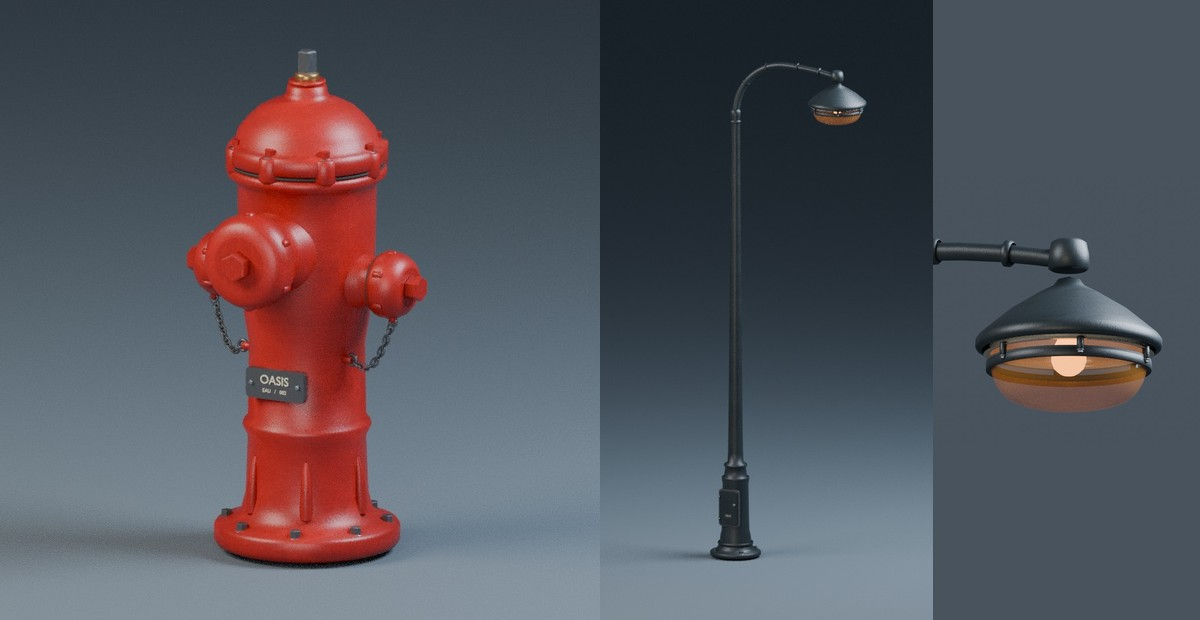
#> input picture patches/PATCH-002-003-apercu.jpg, 1200 x 620 px
$ python -i oasis_pbr_pilot.py   (imports and definitions only)
#> lines starting #> are read from the running program, lines starting #| are printed output that depends on the picture
#!/usr/bin/env python3
"""OASIS MG2: acquire real CC0 PBR maps and embed them into existing pilot GLBs.

Authoring-time only; no runtime network requests or scene/procedural regeneration.
Requires Pillow (`python -m pip install Pillow`). PBR is injected ONLY into
.oasis-local/mg2_runtime, not into the tracked Git source pack. The build
and run scripts stage the local version automatically.
"""
import argparse
import copy
import datetime as dt
import hashlib
import io
import json
import os
from pathlib import Path
import struct
import tempfile
import urllib.request
import zipfile

try:
    from PIL import Image, ImageOps
except ImportError as exc:
    raise SystemExit("Pillow manquant: python -m pip install Pillow") from exc

ROOT = Path(__file__).resolve().parents[1]
PACK = Path(os.environ.get("OASIS_MG2_PACK", ROOT / ".oasis-local/mg2_runtime")).resolve()
# Downloads stay cached outside the runtime overlay and are never tracked.
CACHE = ROOT / "assets/packs/oasis_mg2_v1/.pbr_cache"
UA = "OASIS-PBR-Pilot/1.0 (materials from Poly Haven and ambientCG)"
SOURCES = {
    "wood_table_worn": ("Poly Haven", "wood_table_worn", "https://polyhaven.com/a/wood_table_worn"),
    "wood_table_001": ("Poly Haven", "wood_table_001", "https://polyhaven.com/a/wood_table_001"),
    "WoodFloor003": ("ambientCG", "WoodFloor003", "https://ambientcg.com/view?id=WoodFloor003"),
    "Metal010": ("ambientCG", "Metal010", "https://ambientcg.com/view?id=Metal010"),
    "Porcelain001": ("ambientCG", "Porcelain001", "https://ambientcg.com/view?id=Porcelain001"),
    "Fabric010": ("ambientCG", "Fabric010", "https://ambientcg.com/view?id=Fabric010"),
    "Concrete003": ("ambientCG", "Concrete003", "https://ambientcg.com/view?id=Concrete003"),
    "PaintedPlaster017": ("ambientCG", "PaintedPlaster017", "https://ambientcg.com/view?id=PaintedPlaster017"),
    "Carpet001": ("ambientCG", "Carpet001", "https://ambientcg.com/view?id=Carpet001"),
    "Plastic006": ("ambientCG", "Plastic006", "https://ambientcg.com/view?id=Plastic006"),
    "Plastic011": ("ambientCG", "Plastic011", "https://ambientcg.com/view?id=Plastic011"),
}
# Each (source, repeat, metallic factor): never replace similarly named materials
# indiscriminately across architectural objects or dark plastic electronics.
TARGETS = {
    "desk_office01": {"wood_oiled": ("wood_table_001", 1.0, 0.0), "wood_light": ("wood_table_001", 1.0, 0.0)},
    "chair_ergonomic01": {"fabric_dark": ("Fabric010", 2.0, 0.0), "fabric_blue": ("Fabric010", 2.0, 0.0)},
    "meeting_table01": {"wood_oiled": ("wood_table_worn", 1.5, 0.0), "steel_brushed": ("Metal010", 1.5, 1.0)},
    "door_office_solid01": {"wood_oiled": ("wood_table_001", 1.0, 0.0), "wood_light": ("wood_table_001", 1.0, 0.0), "steel_brushed": ("Metal010", 1.0, 1.0)},
    "slab_floor01": {"wood_oiled": ("WoodFloor003", 3.0, 0.0), "stone": ("Concrete003", 3.0, 0.0)},
    "partition_solid01": {"ceramic": ("PaintedPlaster017", 2.0, 0.0)},
    "sink_wall01": {"ceramic": ("Porcelain001", 1.0, 0.0)},
    "toilet_floor01": {"ceramic": ("Porcelain001", 1.0, 0.0)},
    "coffee_mug02": {"ceramic": ("Porcelain001", 1.0, 0.0)},
    "lounge_rug01": {"fabric_dark": ("Carpet001", 2.0, 0.0)},
    "desk_lamp_arch02": {"steel_brushed": ("Metal010", 1.0, 1.0)},
    "server_rack_cluster01": {
        "steel_brushed": ("Metal010", 1.0, 1.0),
        "plastic_mid": ("Plastic011", 1.0, 0.0),
        "rack_port": ("Metal010", 1.0, 0.7),
    },
    "network_bundle01": {"galvanized_metal": ("Metal010", 1.0, 0.7)},
    "service_pipe01": {
        "steel_brushed": ("Metal010", 1.0, 0.9),
        "steel_painted": ("Metal010", 1.0, 0.7),
    },
    "cable_tray01": {"steel_painted": ("Metal010", 1.0, 0.6)},
    "floor_drain01": {"steel_brushed": ("Metal010", 1.0, 0.9)},
}


def digest(raw):
    return hashlib.sha256(raw).hexdigest()


def read_json(path):
    return json.loads(path.read_text(encoding="utf-8"))


# Only original UV-bearing material slots are eligible. Screens, labels,
# alpha-cut foliage, lights and other emissive materials are not overwritten.
BULK_SLOTS = {
    "wood_oiled": ("wood_table_worn", 1.0, 0.0),
    "wood_light": ("wood_table_worn", 1.2, 0.0),
    "steel_brushed": ("Metal010", 1.0, 1.0),
    # Painted steel retains its authored coating colour. A broad scanned
    # painted metal map made computer housings and stands bright red.
    # Do not remap the coloured coating through a generic material family.
    "chrome": ("Metal010", 1.0, 1.0),
    "plastic_dark": ("Plastic006", 1.0, 0.0),
    "plastic_mid": ("Plastic011", 1.0, 0.0),
    "fabric_dark": ("Fabric010", 1.2, 0.0),
    "fabric_blue": ("Fabric010", 1.2, 0.0),
    "ceramic": ("Porcelain001", 1.0, 0.0),
}
BULK_FAMILIES = ("furniture", "electronics", "props", "lighting", "restroom", "plants", "hospitality")


# [78 lines left out: functions collect_targets, write_json_atomic, request, cache_bytes, not called in this run]


def key_name(name):
    return "".join(c for c in name.lower() if c.isalnum())


# [52 lines left out: functions get_ambient, get_polyhaven, not called in this run]


def image_rgb(raw):
    with Image.open(io.BytesIO(raw)) as im:
        return im.convert("RGB")


# [17 lines left out: functions grey, to_png, to_jpeg, not called in this run]


def build_maps(images):
    if not images.get("color") or not images.get("rough") and not images.get("orm"):
        raise ValueError("PBR source missing color or roughness/ARM")
    color = image_rgb(images["color"])
    size = color.size
    nkey = "normalgl" if images.get("normalgl") else "normaldx"
    if not images.get(nkey):
        raise ValueError("PBR source missing tangent normal map")
    normal = image_rgb(images[nkey]).resize(size, Image.Resampling.LANCZOS)
    if nkey == "normaldx":
        r, g, b = normal.split()
        normal = Image.merge("RGB", (r, ImageOps.invert(g), b))
    if images.get("orm"):
        orm = image_rgb(images["orm"]).resize(size, Image.Resampling.LANCZOS)
    else:
        rough = grey(images.get("rough"), size)
        ao = grey(images.get("ao"), size) or Image.new("L", size, 255)
        metal = grey(images.get("metal"), size) or Image.new("L", size, 255)
        orm = Image.merge("RGB", (ao, rough, metal))
    return {"base": (to_jpeg(color), "image/jpeg"), "normal": (to_png(normal), "image/png"), "orm": (to_png(orm), "image/png")}


# [101 lines left out: functions parse_glb, make_glb, inject_glb, not called in this run]


def git_sha1(raw):
    return hashlib.sha1(b"blob " + str(len(raw)).encode() + b"\0" + raw).hexdigest()


# [118 lines left out: function main, not called in this run]


# [2 lines not run here, left out]

>>> import cv2
>>> picture = cv2.imread('../patches/PATCH-002-003-apercu.jpg', cv2.IMREAD_GRAYSCALE)
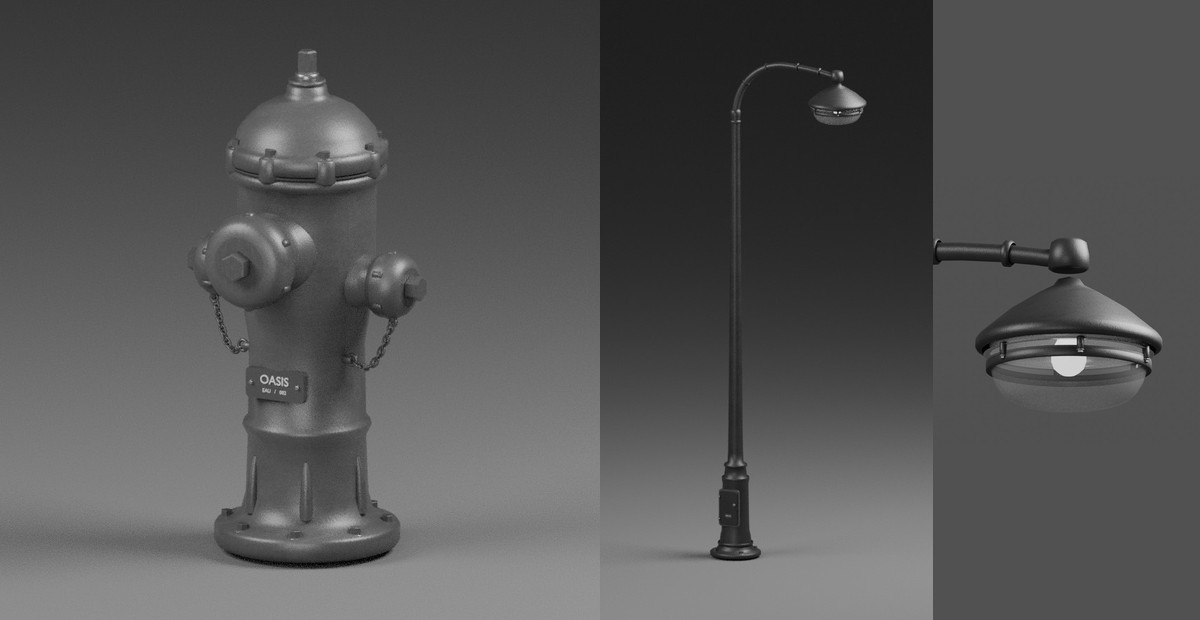
#> picture: shape (620, 1200); min 0, max 229, mean 85.2
#> (the run stopped early here; a loop or call above may not have finished)

$ run again, on patches/PATCH-005-apercu.jpg
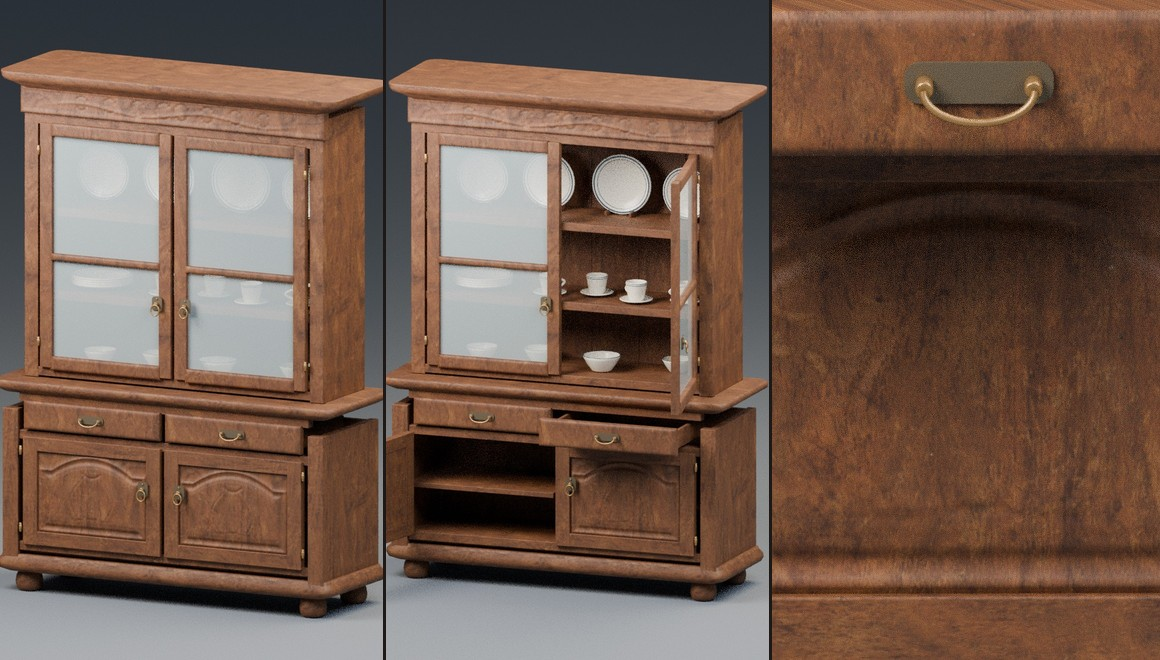
#> input picture patches/PATCH-005-apercu.jpg, 1160 x 660 px
#> `picture = cv2.imread('../patches/PATCH-002-003-apercu.jpg', cv2.IMREAD..`:
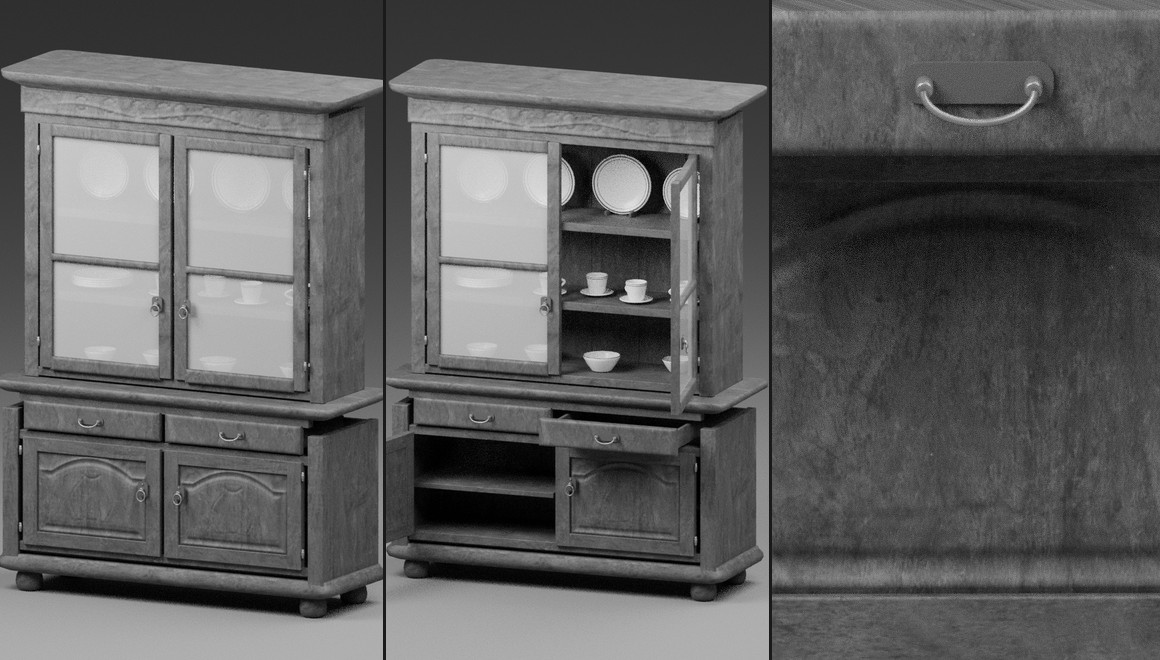
#> picture: shape (660, 1160); min 0, max 236, mean 93.7

$ run again, on patches/PATCH-007-008-voirie-apercu.jpg
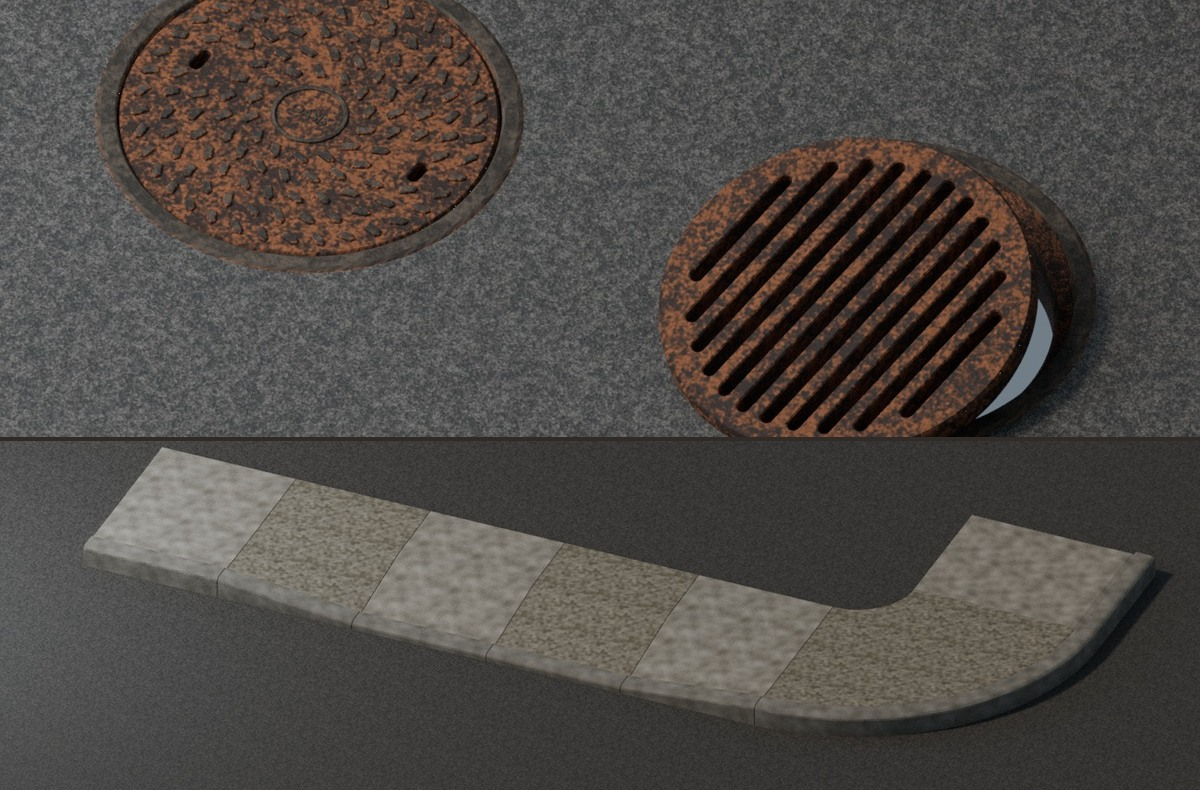
#> input picture patches/PATCH-007-008-voirie-apercu.jpg, 1200 x 790 px
#> `picture = cv2.imread('../patches/PATCH-002-003-apercu.jpg', cv2.IMREAD..`:
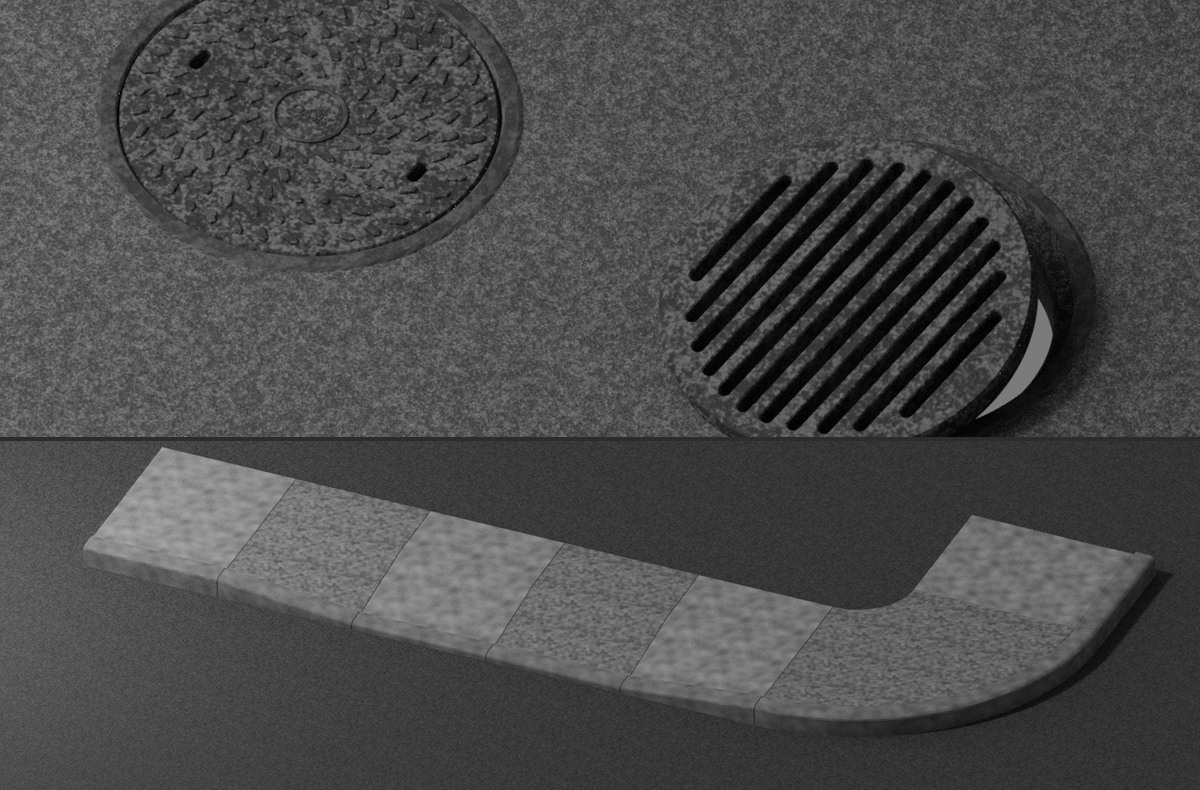
#> picture: shape (790, 1200); min 0, max 170, mean 74.7
